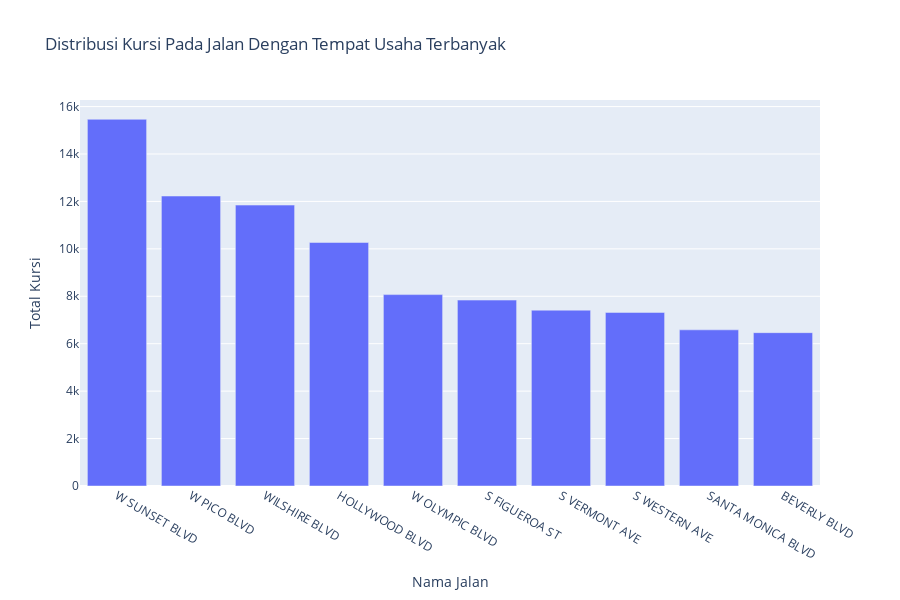

This figure's notebook cell:
### Markdown cell above
**Insight:**

Grafik tersebut menunjukkan distribusi kursi untuk satu usaha F&B yang ada pada jalan-jalan tersebut. contohnya di jalan Mountain Gate Drive, yang merupakan bagian dari Mountain Gate Community di Los Angeles. Dikenal karena pemandangan alamnya yang spektakuler, jalan ini dekat dengan jalur hiking Santa Monica Mountains. Satu-satunya restoran di area ini adalah MountainGate Country Club, yang menarik orang kaya dan menawarkan pemandangan indah. Sehingga jumlah kursi disana menjadi banyak karena banyak orang yang berdatangan, namun hanya tempat ini yang menawarkan tempat makan.

### Code cell
# mencari distribusi kursi pada jalan dengan banyak usaha makanan
dif_chair = rest_data[rest_data['st_name'].isin(st_rest['st_name'].head(10))].reset_index(drop=True)

# mencari distribusi kursi di jalan dengan usaha terbanyak
chair_sum = dif_chair.groupby('st_name')['number'].sum().reset_index().sort_values(by='number', ascending=False)

fig = px.bar(
    chair_sum, 
    x='st_name',
    y='number', 
    title='Distribusi Kursi Pada Jalan Dengan Tempat Usaha Terbanyak', 
    labels={'st_name':'Nama Jalan', 'number':'Total Kursi'},
    height=600,
)
fig.update_layout(showlegend=False)
fig.show()

### Figure 1 — Plotly figure (JSON) as saved in the notebook; plotly's stock layout.template omitted (floating-point values rounded to 4 significant figures)
{"data": [{"alignmentgroup": "True", "hovertemplate": "Nama Jalan=%{x}<br>Total Kursi=%{y}<extra></extra>", "legendgroup": "", "marker": {"color": "#636efa", "pattern": {"shape": ""}}, "name": "", "offsetgroup": "", "orientation": "v", "showlegend": false, "textposition": "auto", "type": "bar", "x": ["W SUNSET BLVD", "W PICO BLVD", "WILSHIRE BLVD", "HOLLYWOOD BLVD", "W OLYMPIC BLVD", "S FIGUEROA ST", "S VERMONT AVE", "S WESTERN AVE", "SANTA MONICA BLVD", "BEVERLY BLVD"], "xaxis": "x", "y": [15463, 12228, 11846, 10269, 8071, 7840, 7415, 7320, 6585, 6466], "yaxis": "y"}], "layout": {"barmode": "relative", "height": 600, "legend": {"tracegroupgap": 0}, "showlegend": false, "title": {"text": "Distribusi Kursi Pada Jalan Dengan Tempat Usaha Terbanyak"}, "xaxis": {"anchor": "y", "domain": [0, 1], "title": {"text": "Nama Jalan"}}, "yaxis": {"anchor": "x", "domain": [0, 1], "title": {"text": "Total Kursi"}}}}
